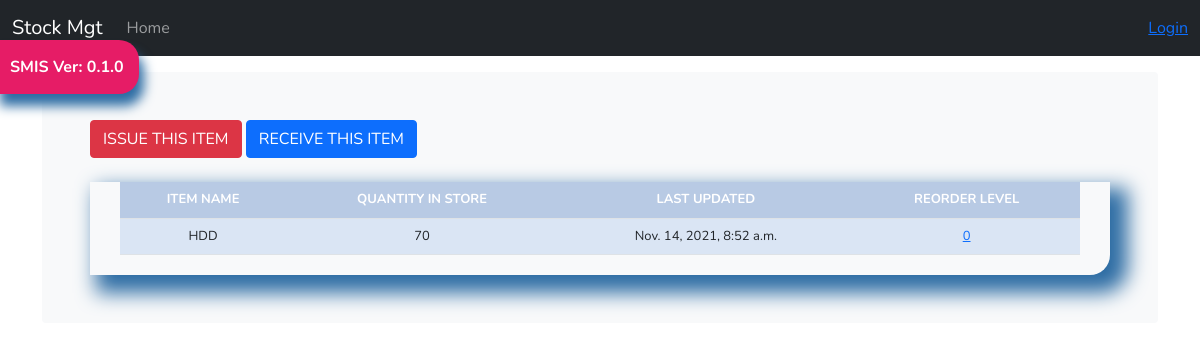
/stock_detail/3/, run on the app's committed database.
### stockmgt/models.py (models this page shows, shortened)
class Stock(models.Model):
    category = models.ForeignKey(Category, on_delete=models.CASCADE, related_name='category', blank=True)
    item_name = models.CharField(max_length=50, blank=True)
    quantity = models.IntegerField(default='0')
    receive_quantity = models.IntegerField(default='0', blank=True, null=True)
    receive_by = models.CharField(max_length=50, blank=True, null=True)
    issue_quantity = models.IntegerField(default='0', blank=True, null=True)
    issue_by = models.CharField(max_length=50, blank=True, null=True)
    issue_to = models.CharField(max_length=50, blank=True, null=True)
    phone_number = models.CharField(max_length=50, blank=True, null=True)
    created_by = models.CharField(max_length=50, blank=True, null=True)
    reorder_level = models.IntegerField(default=0, blank=True, null=True)
    last_updated = models.DateTimeField(auto_now=True)
    created_on = models.DateTimeField(auto_now_add=True)

### stockmgt/views.py (the view)
# urls.py: path('stock_detail/<str:pk>/', stock_detail, name="stock_detail"),
def stock_detail(request, pk):
    queryset = Stock.objects.get(id=pk)
    context = {
        "title": queryset.item_name,
        "queryset": queryset,
    }
    return render(request, "stock_detail.html", context)

### templates/stock_detail.html (shortened to what this page needs)
{% extends 'base.html' %}
{% block content %}
    <a href="{% url 'issue_items' queryset.id %}"><div class='btn btn-danger'>ISSUE THIS ITEM</div></a>
    <a href="{% url 'receive_items' queryset.id %}"><div class='btn btn-primary'>RECEIVE THIS ITEM</div></a>
        <br><br>
        <div class="display_table">
          <table class='table'>
                  <tr>
                    <th>ITEM NAME</th>
                    <th>QUANTITY IN STORE</th>
                    <th>LAST UPDATED</th>
                    <th>REORDER LEVEL</th>
                  </tr>
                  <tr>
                    <td>{{queryset.item_name}}</td>
                    <td>
                      {% if queryset.quantity <= queryset.reorder_level %}
                      <div style="background-color: orange;">{{queryset.quantity}}</div>
                      {% else %}{{queryset.quantity}}
                      {% endif %}
                    </td>
                    <td>{{queryset.last_updated}}</td>
                    <td><a href="{% url 'reorder_level' queryset.id %}">{{queryset.reorder_level}}</a></td>
                  </tr>
          </table>
        </div>
{% endblock %}

### static/css/style.css (style rules this page uses)
* { font-family: 'Nunito', sans-serif; }
body { min-height: 75rem; padding-top: 4.5rem; background-image: url("../img/bg.jpg"); }
.table { font-size: 13px; text-align: center; width: 95%; margin: auto; text-align: center; }
.table tr:nth-child(odd) { background: #B8CAE4 }
.table tr:nth-child(even) { background: #dae5f4 }
th { background-color: #337ab7; color: white; }
.display_table { border-bottom-right-radius: 20px; padding-left: 5px; padding-right: 5px; padding-bottom: 20px; box-shadow: 12px 12px 20px 6px #2e6da4; }

### data on the page
Stock: item_name "HDD", quantity "70", last_updated "Nov. 14, 2021, 8:52 a.m.", reorder_level "0"
